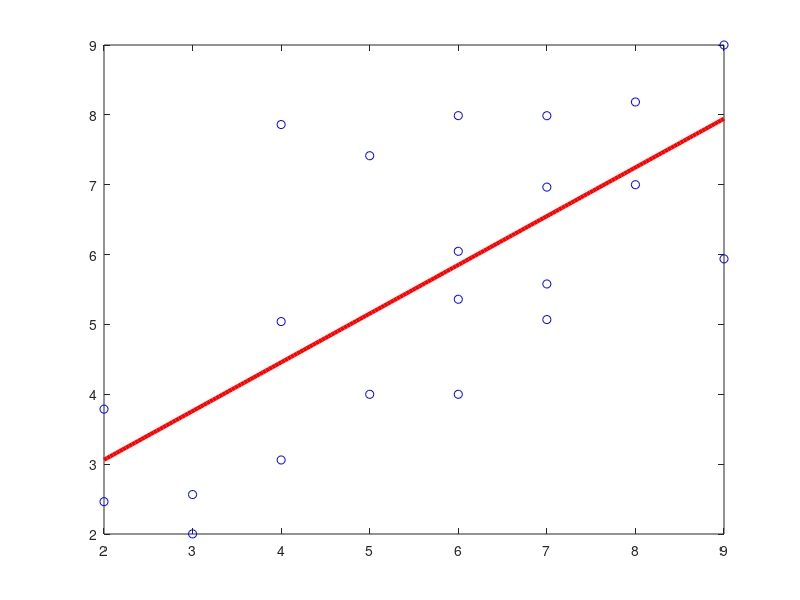

Write MATLAB code to recreate this figure.
%% Load and prep data
clear;
% loadData
load('data/W2Vtrain2000-300.mat');
load('data/W2Vtest2000-300.mat');
trainLabel = double(trainLabel);
testLabel = double(testLabel);
trainMatrix = double(trainMatrix);
testMatrix = double(testMatrix);

numOfClass = 8;
numTrain = size(trainMatrix, 1);
numTest = size(testMatrix, 1);
results = ones(numTest, 1);

for i = 1:numTrain
    trainMatrix(i,:) = trainMatrix(i,:) / norm(trainMatrix(i,:));
end
for i = 1:numTest
    testMatrix(i,:) = testMatrix(i,:) / norm(testMatrix(i,:));
end

%% Kernel Regression

error = 1;

% taus = [0.000001 0.00001 0.0001 0.001 0.01 0.1 1 10 100 1000];
taus = [0.0001 0.001 0.01 0.1 1 10 100 1000];
taus = [0.05 0.1 1 10 100 1000];
% taus = linspace(0.0001, 0.001, 10);
% taus = [0.05 1 10 100 1000];
% taus = [0.05 1 10 100 1000];

bestCorr = -2;
bestTau = 0;
bestAcc = 0;
for tau = taus
%     fprintf('Testing tau value %d...\n\n', tau);
    g = @(x1,x2)exp(-dot(x1-x2,x1-x2)/(2*tau^2));
%     g = @(x1,x2)exp(-sqrt(dot(x1-x2,x1-x2))/(2*tau^2));
    accuracy = 0;
    for n = 1:numTest
        numerator = 0;
        denominator = 0;
        for i = 1:numTrain
            kernel = g(testMatrix(n,:),trainMatrix(i,:));
            numerator = numerator + kernel*trainLabel(i);
            denominator = denominator + kernel;
        end
        
        label = numerator/denominator;
%         fprintf('%d\n', label);
        results(n) = label;
        accuracy = accuracy + (abs(results(n)-testLabel(n))<=error);
    end
    accuracy = accuracy / numTest;
    corr = corrcoef(testLabel, results);
%     if(bestCorr < corr(2,1))
    if(bestAcc < accuracy)
        bestCorr = corr(2,1);
%         bestDev = stdDev;
        bestTau = tau;
        bestAcc = accuracy;
        best = [testLabel results];
    end
%     disp([testLabel results])
%     fprintf('Corr %d\n', corr(2,1));
%     fprintf('Accuracy %d\n\n', accuracy);
%     fprintf('-----------------------------------------------------\n\n');
    
end
fprintf('Best corr: %d\n', bestCorr);
fprintf('Best accuracy %d\n', bestAcc);
fprintf('Best tau: %d\n', bestTau);
best
plot(best(:,1),best(:,2), 'bo')

coeffs = polyfit(best(:,1), best(:,2), 1);
% Get fitted values
fittedX = linspace(min(best(:,1)), max(best(:,2)), 200);
fittedY = polyval(coeffs, fittedX);
% Plot the fitted line
hold on;
plot(fittedX, fittedY, 'r-', 'LineWidth', 3);